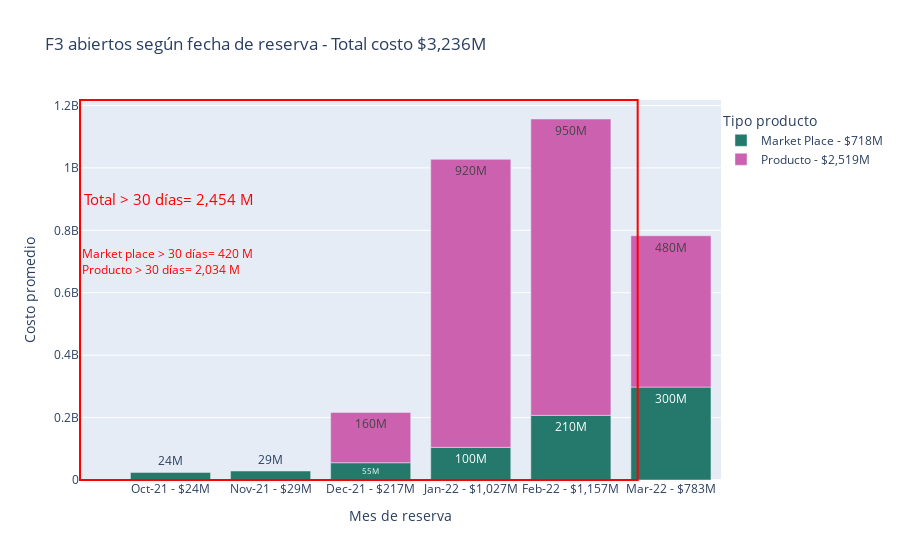

This figure's notebook cell:
### Code cell
grafica_F3_prd_mkp=px.bar(grupo_F3_prd_mkp, x="mes", y="cant*costoprmd", labels={'mes':'Mes de reserva', "cant*costoprmd": "Costo promedio", 'tipo_producto':'Tipo producto'}, 
text='cant*costoprmd', text_auto='.2s', color = 'tipo_producto', color_discrete_sequence=['rgb(36, 121, 108)','rgb(204, 97, 176)'], title=f"F3 abiertos según fecha de reserva - Total costo ${round(f3_promkp_abierto['cant*costoprmd'].sum()/1e6):,.0f}M" )
grafica_F3_prd_mkp.update_layout(legend=dict(yanchor="top", y=0.98, xanchor="left", x=1))
 
grafica_F3_prd_mkp.add_shape(type="rect",
    xref="paper", yref="paper",
    x0=0, y0=0,
    x1=0.87, y1=1,
    line=dict(
        color="red",
        width=2,
    ))

grafica_F3_prd_mkp.add_annotation(x="Oct-21 - $24M", y=0.9*1e9,
        text= f"Total > 30 días= {f3_total_3m}",
        showarrow=False,
        font = dict (color = "red",size = 15))
grafica_F3_prd_mkp.add_annotation(x="Oct-21 - $24M", y=0.7*1e9,
        text= f"Market place > 30 días= {f3_mkp_3m} <br>Producto > 30 días= {f3_prd_3m}",
        showarrow=False,
        font = dict (color = "red",size = 12))
grafica_F3_prd_mkp.update_annotations(align="left")
grafica_F3_prd_mkp.write_image(f'images_f3/{dt_string}_f3_abiertos_fecha_reserva.svg' ,width=600, height=400)
grafica_F3_prd_mkp.show()

### Figure 1 — Plotly figure (JSON) as saved in the notebook; plotly's stock layout.template omitted (floating-point values rounded to 4 significant figures)
{"data": [{"alignmentgroup": "True", "hovertemplate": "Tipo producto=Market Place - $718M<br>Mes de reserva=%{x}<br>Costo promedio=%{text}<extra></extra>", "legendgroup": "Market Place - $718M", "marker": {"color": "rgb(36, 121, 108)", "pattern": {"shape": ""}}, "name": "Market Place - $718M", "offsetgroup": "Market Place - $718M", "orientation": "v", "showlegend": true, "text": [24280659, 28826436, 55374511, 104611405, 207060459, 297682497], "textposition": "auto", "texttemplate": "%{y:.2s}", "type": "bar", "x": ["Oct-21 - $24M", "Nov-21 - $29M", "Dec-21 - $217M", "Jan-22 - $1,027M", "Feb-22 - $1,157M", "Mar-22 - $783M"], "xaxis": "x", "y": [24280659, 28826436, 55374511, 104611405, 207060459, 297682497], "yaxis": "y"}, {"alignmentgroup": "True", "hovertemplate": "Tipo producto=Producto - $2,519M<br>Mes de reserva=%{x}<br>Costo promedio=%{text}<extra></extra>", "legendgroup": "Producto - $2,519M", "marker": {"color": "rgb(204, 97, 176)", "pattern": {"shape": ""}}, "name": "Producto - $2,519M", "offsetgroup": "Producto - $2,519M", "orientation": "v", "showlegend": true, "text": [161168620, 922801617, 949625375, 484991208], "textposition": "auto", "texttemplate": "%{y:.2s}", "type": "bar", "x": ["Dec-21 - $217M", "Jan-22 - $1,027M", "Feb-22 - $1,157M", "Mar-22 - $783M"], "xaxis": "x", "y": [161168620, 922801617, 949625375, 484991208], "yaxis": "y"}], "layout": {"annotations": [{"align": "left", "font": {"color": "red", "size": 15}, "showarrow": false, "text": "Total > 30 días= 2,454 M ", "x": "Oct-21 - $24M", "y": 900000000}, {"align": "left", "font": {"color": "red", "size": 12}, "showarrow": false, "text": "Market place > 30 días= 420 M  <br>Producto > 30 días= 2,034 M ", "x": "Oct-21 - $24M", "y": 700000000}], "barmode": "relative", "legend": {"title": {"text": "Tipo producto"}, "tracegroupgap": 0, "x": 1, "xanchor": "left", "y": 0.98, "yanchor": "top"}, "shapes": [{"line": {"color": "red", "width": 2}, "type": "rect", "x0": 0, "x1": 0.87, "xref": "paper", "y0": 0, "y1": 1, "yref": "paper"}], "title": {"text": "F3 abiertos según fecha de reserva - Total costo $3,236M"}, "xaxis": {"anchor": "y", "domain": [0, 1], "title": {"text": "Mes de reserva"}}, "yaxis": {"anchor": "x", "domain": [0, 1], "title": {"text": "Costo promedio"}}}}
